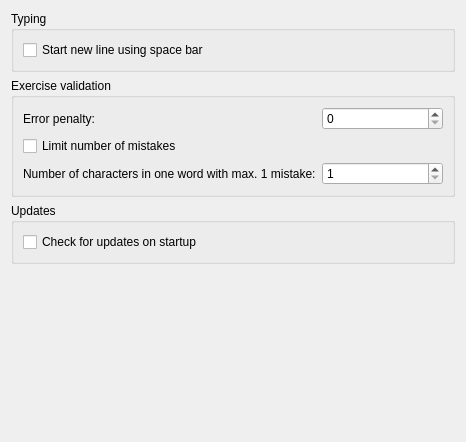
<?xml version="1.0" encoding="UTF-8"?>
<ui version="4.0">
 <class>BehaviorOptions</class>
 <widget class="QWidget" name="BehaviorOptions">
  <property name="geometry">
   <rect>
    <x>0</x>
    <y>0</y>
    <width>466</width>
    <height>442</height>
   </rect>
  </property>
  <property name="sizePolicy">
   <sizepolicy hsizetype="Preferred" vsizetype="Preferred">
    <horstretch>0</horstretch>
    <verstretch>0</verstretch>
   </sizepolicy>
  </property>
  <property name="windowTitle">
   <string notr="true"/>
  </property>
  <layout class="QGridLayout" name="gridLayout">
   <item row="3" column="0">
    <widget class="QFrame" name="emptySpace">
     <property name="frameShape">
      <enum>QFrame::NoFrame</enum>
     </property>
     <property name="frameShadow">
      <enum>QFrame::Plain</enum>
     </property>
    </widget>
   </item>
   <item row="0" column="0">
    <widget class="QGroupBox" name="exerciseOptionsBox">
     <property name="sizePolicy">
      <sizepolicy hsizetype="Preferred" vsizetype="Fixed">
       <horstretch>0</horstretch>
       <verstretch>0</verstretch>
      </sizepolicy>
     </property>
     <property name="title">
      <string>Typing</string>
     </property>
     <layout class="QVBoxLayout" name="verticalLayout">
      <item>
       <widget class="QCheckBox" name="spaceNewlineCheckBox">
        <property name="sizePolicy">
         <sizepolicy hsizetype="Maximum" vsizetype="Fixed">
          <horstretch>0</horstretch>
          <verstretch>0</verstretch>
         </sizepolicy>
        </property>
        <property name="text">
         <string>Start new line using space bar</string>
        </property>
       </widget>
      </item>
     </layout>
    </widget>
   </item>
   <item row="2" column="0">
    <widget class="QGroupBox" name="updatesBox">
     <property name="sizePolicy">
      <sizepolicy hsizetype="Preferred" vsizetype="Fixed">
       <horstretch>0</horstretch>
       <verstretch>0</verstretch>
      </sizepolicy>
     </property>
     <property name="title">
      <string>Updates</string>
     </property>
     <layout class="QVBoxLayout" name="verticalLayout_2">
      <item>
       <widget class="QCheckBox" name="updatesCheckBox">
        <property name="text">
         <string>Check for updates on startup</string>
        </property>
       </widget>
      </item>
     </layout>
    </widget>
   </item>
   <item row="1" column="0">
    <widget class="QGroupBox" name="validationBox">
     <property name="sizePolicy">
      <sizepolicy hsizetype="Preferred" vsizetype="Fixed">
       <horstretch>0</horstretch>
       <verstretch>0</verstretch>
      </sizepolicy>
     </property>
     <property name="title">
      <string>Exercise validation</string>
     </property>
     <layout class="QFormLayout" name="formLayout">
      <item row="1" column="0">
       <widget class="QLabel" name="errorPenaltyLabel">
        <property name="sizePolicy">
         <sizepolicy hsizetype="Maximum" vsizetype="Fixed">
          <horstretch>0</horstretch>
          <verstretch>0</verstretch>
         </sizepolicy>
        </property>
        <property name="maximumSize">
         <size>
          <width>16777215</width>
          <height>23</height>
         </size>
        </property>
        <property name="text">
         <string>Error penalty:</string>
        </property>
       </widget>
      </item>
      <item row="1" column="1">
       <widget class="QSpinBox" name="errorPenaltyBox">
        <property name="sizePolicy">
         <sizepolicy hsizetype="Minimum" vsizetype="Fixed">
          <horstretch>0</horstretch>
          <verstretch>0</verstretch>
         </sizepolicy>
        </property>
       </widget>
      </item>
      <item row="3" column="0">
       <widget class="QLabel" name="mistakeCharsLabel">
        <property name="text">
         <string>Number of characters in one word with max. 1 mistake:</string>
        </property>
       </widget>
      </item>
      <item row="3" column="1">
       <widget class="QSpinBox" name="mistakeCharsBox">
        <property name="sizePolicy">
         <sizepolicy hsizetype="Minimum" vsizetype="Fixed">
          <horstretch>0</horstretch>
          <verstretch>0</verstretch>
         </sizepolicy>
        </property>
        <property name="minimum">
         <number>1</number>
        </property>
        <property name="maximum">
         <number>100</number>
        </property>
       </widget>
      </item>
      <item row="2" column="0">
       <widget class="QCheckBox" name="mistakeLimitCheckBox">
        <property name="text">
         <string>Limit number of mistakes</string>
        </property>
       </widget>
      </item>
     </layout>
    </widget>
   </item>
  </layout>
 </widget>
 <resources/>
 <connections/>
</ui>
